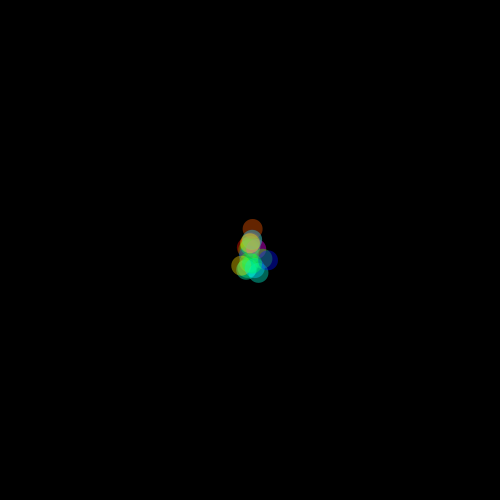
Frame 1 (no input)
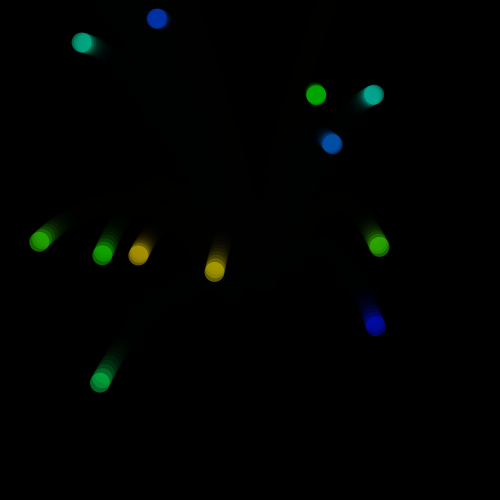
Frame 60 (the mouse pressed at the canvas centre just before this capture)
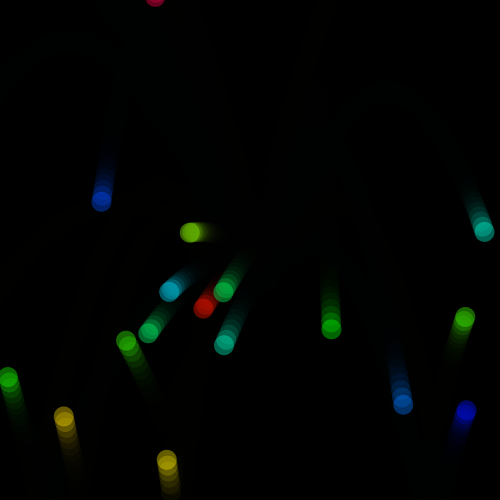
Frame 120 (the mouse held since frame 60 and released just before this capture)

The Processing sketch that drew these frames (run headless with seeded random() and noise(); from frame 60 on, the mouse is pressed at the canvas centre):

// Processing sketch: processing_105972
// ── processing_105972.pde

//var decloration

//change maximum number of balls
int num = 20;

float xpos[] = new float[num];
float ypos[] = new float[num];
float xvel[] = new float[num];
float yvel[] = new float[num];
int hue[] = new int[num];

//gravity + friction
float grav = 0.1;
float fric = -0.9;

void setup() {
  size(500,500);
  background(0);
  smooth();
  noStroke();
  colorMode(HSB,360,100,100);
  
  //create balls
  for(int i=0;i<num;i++){
    xpos[i] = width/2;
    ypos[i] = height/2; 
    xvel[i] = random(-3,3);
    yvel[i] = random(-10,-1);
    hue[i] = int(random(0,360));
  }
  
}

void draw() {
  //fade in background
  fill(0,0,0,90);
  rect(0,0,width,height);
  
  //cycle through all the balls
  for(int i=0;i<num;i++){
    //collision detection with floor
    if(ypos[i]> height-10) {
      ypos[i] = height-10;
      yvel[i] *= fric;
    }
    
    //apply balls velocity and gravity
    xpos[i] += xvel[i];
    ypos[i] += yvel[i];  
    yvel[i] += grav;
    
    //draw balls
    fill(hue[i],100,100,100);
    ellipse(xpos[i],ypos[i],20,20);
    
    //if mouse is held, balls are moved back to the center of the screen when they go off stage
    if (mousePressed) {
      if(xpos[i] < -10 || xpos[i] > width+10) {
        xpos[i] = mouseX;
        ypos[i] = mouseY;
      }
    }
    //if this is skipped, the balls just warp to the other side of the stage
    if(xpos[i] < -10) {
        xpos[i] = width+9;
    } else if (xpos[i] > width+10) {
        xpos[i] = -9; 
    }
    
    //each ball [i] checks if it is intersecting every other ball in the same arrays (defined as [j])
    for(int j=0;j<num;j++){
      if (dist(xpos[i],ypos[i],xpos[j],ypos[j])<=20){        
        if (xpos[i]>xpos[j]){
          
          //move balls outside of eachother so as to not get stuck
          xpos[i] += abs(xpos[i]-xpos[j])/4;
          xpos[j] -= abs(xpos[i]-xpos[j])/4;
          
          //bounce in opposite directions if they are not not moving in the same direction
          if (xvel[i]<0 && xvel[j]>0){
            xvel[i]*=-1;
            xvel[j]*=-1;
          }
          
        } else {
          //repeat for the opposite condition
          xpos[i] -= abs(xpos[i]-xpos[j])/4;
          xpos[j] += abs(xpos[i]-xpos[j])/4;
          
          if (xvel[i]>0 && xvel[j]<0){
            xvel[i]*=-1;
            xvel[j]*=-1;
          }
          
        }
        //repeat for y axis
        if (ypos[i]>ypos[j]){
          ypos[i] += abs(ypos[i]-ypos[j])/4;
          ypos[j] -= abs(ypos[i]-ypos[j])/4;
          
          if (yvel[i]<0 && yvel[j]>0){
            yvel[i]*=-1;
            yvel[j]*=fric;
          }
          
        } else {
          ypos[i] -= abs(ypos[i]-ypos[j])/4;
          ypos[j] += abs(ypos[i]-ypos[j])/4;
          
          if (yvel[i]>0 && yvel[j]<0){
            yvel[i]*=fric;
            yvel[j]*=-1;
          }
          
        }
        
      }
    }
    
    /* possible improvements
    -transfere velocity of one ball to another if they collide while moving in the same direction
    */
    
    
    
  }

}
